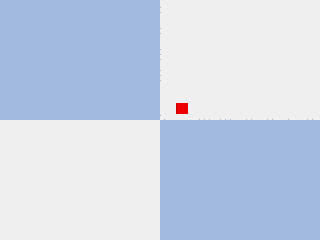
#> input picture outputs/rgb.png, 320 x 240 px
$ python inspect_rgb_mask.py
#> lines starting #> are read from the running program, lines starting #| are printed output that depends on the picture; after the words box and inside, x2 and y2 are one past the last pixel; in counts of white or black regions, pixels touching at a corner belong together
#> further down, image is the input picture: shape (240, 320, 4) float32; mean R, G, B, A 0.787, 0.832, 0.906, 1
### src/object_perception.py

import numpy as np


def detect_red_object(rgb):
    """Detect red pixels in an RGB image normalized to [0, 1]."""

    # 1. Convert to NumPy array
    rgb = np.asarray(rgb)

    # 2. Check RGB image shape
    if rgb.ndim != 3 or rgb.shape[2] != 3:
        raise ValueError("RGB image must have shape (H, W, 3)")

    # 3. Extract RGB channels
    r = rgb[:, :, 0]
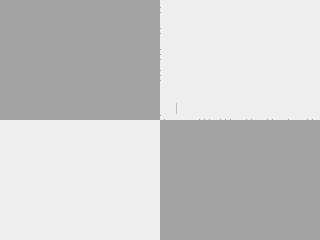
#> r: shape (240, 320) float32; min 0.635, max 0.937, mean 0.786
    g = rgb[:, :, 1]
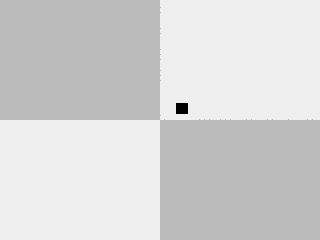
#> g: shape (240, 320) float32; min 0, max 0.937, mean 0.832
    b = rgb[:, :, 2]
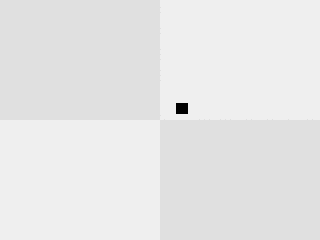
#> b: shape (240, 320) float32; min 0, max 0.937, mean 0.906

    # 4. Apply red color thresholds
    red_mask = (
        (r > 0.6)
        & (r > 1.5 * g)
        & (r > 1.5 * b)
    )
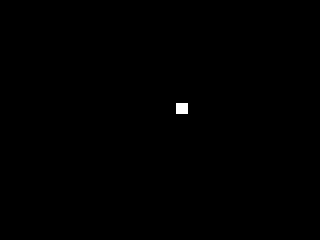
#> red_mask: shape (240, 320) bool; 0.17% white; 1 white region, box (x1, y1, x2, y2) and area: (176, 103, 188, 114) 132

    # 5. Return binary mask
    return red_mask


def select_mask_center_pixel(mask):
    """Select a detected pixel closest to the mask centroid."""

    mask = np.asarray(mask)

    if mask.ndim != 2:
        raise ValueError("Mask must be a 2D array")

    # 1. Get coordinates of detected pixels
    rows, cols = np.where(mask)
#> rows = 132 values from 103 to 113; cols = 132 values, max 187 at index 11, min 176 at index 0, mean 181.5

    # 2. Check detection failure
    if len(rows) == 0:
        raise ValueError("No object pixels detected")

    # 3. Compute mask centroid
    center_u = cols.mean()
#> center_u = 181.5
    center_v = rows.mean()
#> center_v = 108

    # 4. Find the detected pixel nearest to centroid
    distances_sq = (
        (cols - center_u) ** 2
        + (rows - center_v) ** 2
    )
#> distances_sq = 132 values, max 55.25 at index 0, min 0.25 at index 65, mean 21.92

    index = np.argmin(distances_sq)
#> index = 65

    # 5. Return actual pixel coordinates (u, v)
    u = int(cols[index])
#> u = 181
    v = int(rows[index])
#> v = 108

    return u, v

### src/inspect_rgb_mask.py

from pathlib import Path

import matplotlib
matplotlib.use("Agg")
import matplotlib.pyplot as plt
import numpy as np

from object_perception import (
    detect_red_object,
    select_mask_center_pixel,
)

# 1. Locate project outputs
ROOT_DIR = Path(__file__).resolve().parent.parent
OUTPUT_DIR = ROOT_DIR / "outputs"

# 2. Load RGB image
image = plt.imread(OUTPUT_DIR / "rgb.png")
rgb = image[:, :, :3]

# 3. Detect red pixels
mask = detect_red_object(rgb)
# Select a representative pixel automatically
u, v = select_mask_center_pixel(mask)
#> u = 181; v = 108

# 4. Save binary mask
plt.imsave(
    OUTPUT_DIR / "red_mask.png",
    mask.astype(float), # 기존 bool 값을 1과 0으로 변환
    cmap="gray",
    vmin=0,
    vmax=1,
)

# 5. Visualize RGB and mask side by side
fig, axes = plt.subplots(1, 2, figsize=(10, 4))

axes[0].imshow(rgb)
axes[0].scatter(
    u, v,
    color="yellow",
    marker="+",
    s=100,
    linewidths=2,
)
axes[0].set_title("Original RGB Image")
axes[0].axis("off")

axes[1].imshow(mask, cmap="gray", vmin=0, vmax=1)
axes[1].set_title("Detected Red Mask")
axes[1].axis("off")

plt.tight_layout()

fig.savefig(
    OUTPUT_DIR / "rgb_mask_comparison.png",
    dpi=150,
)
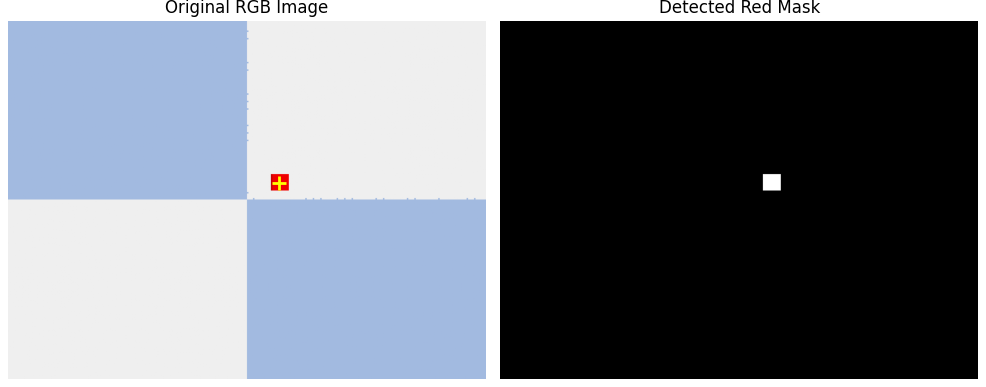
#> figure drawn by matplotlib, 2 panels

plt.close(fig)

# 6. Print results
print("RGB shape:", rgb.shape)
#| RGB shape: (240, 320, 3)
print("Mask shape:", mask.shape)
#| Mask shape: (240, 320)
print("Detected pixels:", np.count_nonzero(mask))
#| Detected pixels: 132
print("Saved: outputs/red_mask.png")
print("Saved: outputs/rgb_mask_comparison.png")
print(f"Selected pixel (u, v): ({u}, {v})")
#| Selected pixel (u, v): (181, 108)
print("Selected pixel is in mask:", mask[v, u])
#| Selected pixel is in mask: True

$ run again, with outputs/day6_paired_errors.png copied over outputs/rgb.png
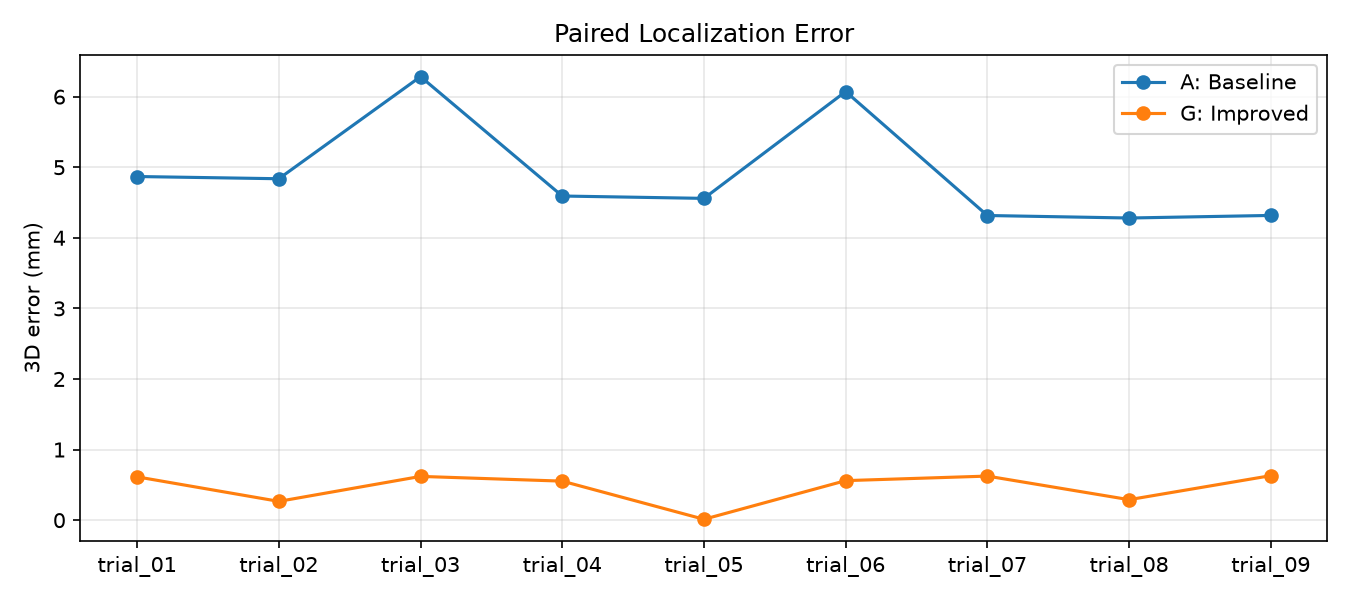
#> input picture outputs/day6_paired_errors.png, 1350 x 600 px
#> image is the input picture: shape (600, 1350, 4) float32; mean R, G, B, A 0.976, 0.975, 0.974, 1
#> in detect_red_object, `red_mask = ( (r > 0.6) & (r > 1.5 * g) & (r > 1.5 * b) )`:
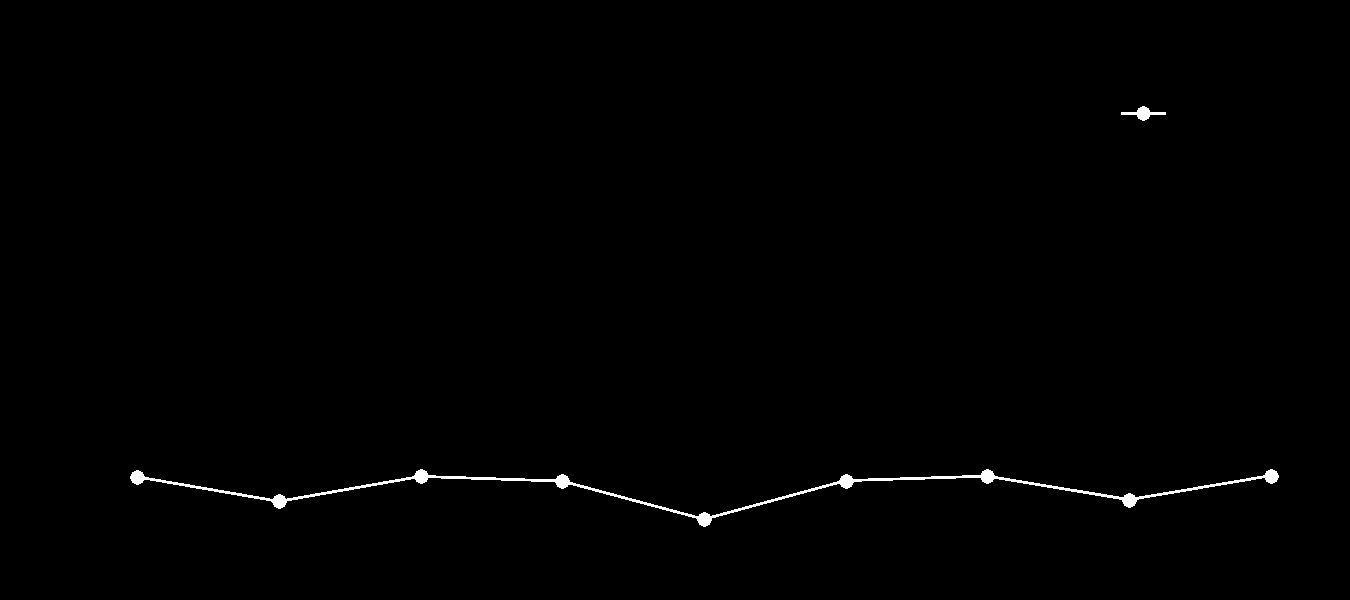
#> red_mask: shape (600, 1350) bool; 0.57% white; 2 white regions, box (x1, y1, x2, y2) and area: (130, 469, 1279, 527) 4372, (1121, 106, 1166, 121) 251
#> rows = 4623 values from 106 to 526; cols = 4623 values, max 1278 at index 573, min 130 at index 574, mean 728.1
#> center_u = 728.1
#> center_v = 467.8
#> distances_sq = 4623 values, max 357846.3 at index 1017, min 1716.1 at index 4271, mean 126564.4
#> index = 4271
#> in select_mask_center_pixel, `u = int(cols[index])`: u = 738
#> in select_mask_center_pixel, `v = int(rows[index])`: v = 508
#> `u, v = select_mask_center_pixel(mask)`: u = 738; v = 508
#> `fig.savefig( OUTPUT_DIR / "rgb_mask_comparison.png", dpi=150, )`:
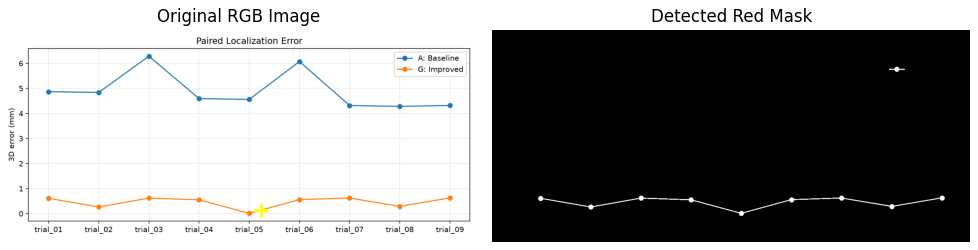
#> figure drawn by matplotlib, 2 panels
#| RGB shape: (600, 1350, 3)
#| Mask shape: (600, 1350)
#| Detected pixels: 4623
#| Selected pixel (u, v): (738, 508)
#| Selected pixel is in mask: True

$ run again, with outputs/day6_xyz_bias.png copied over outputs/rgb.png
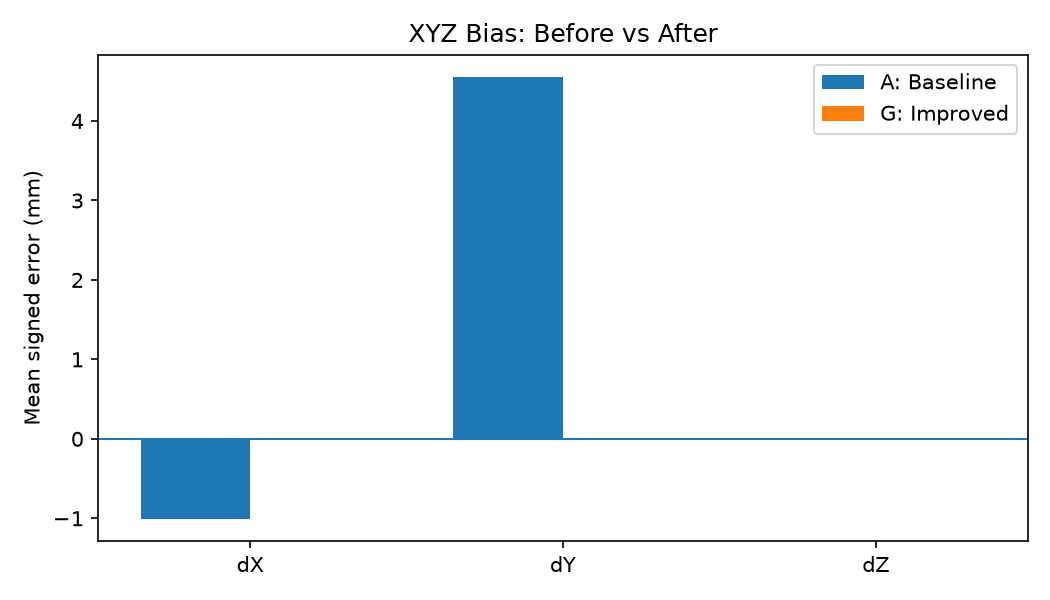
#> input picture outputs/day6_xyz_bias.png, 1050 x 600 px
#> image is the input picture: shape (600, 1050, 4) float32; mean R, G, B, A 0.914, 0.942, 0.961, 1
#> in detect_red_object, `b = rgb[:, :, 2]`:
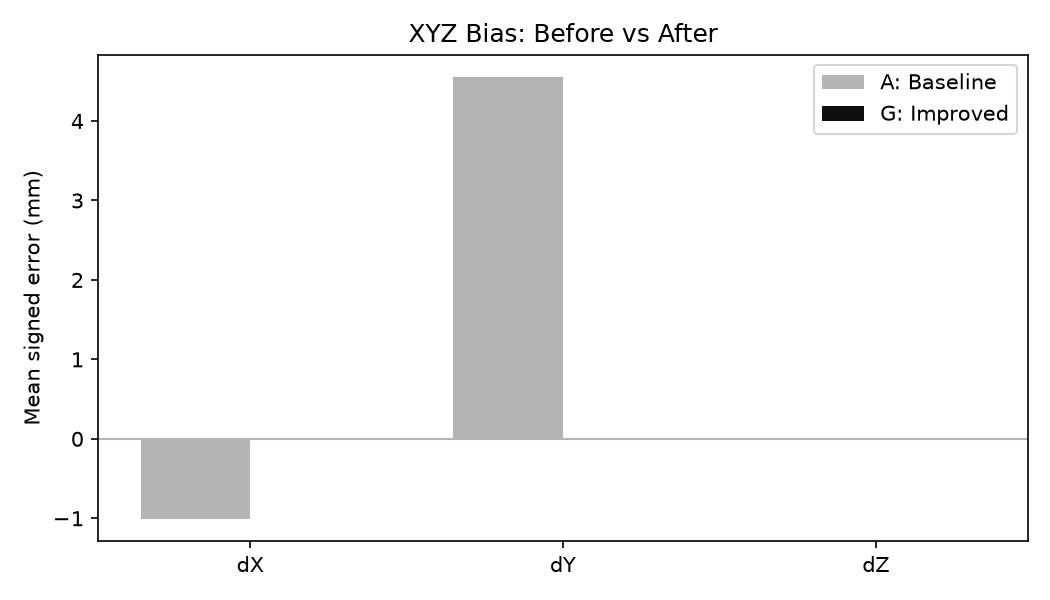
#> b: shape (600, 1050) float32; min 0, max 1, mean 0.96
#> red_mask: shape (600, 1050) bool; 0.1% white; 1 white region, box (x1, y1, x2, y2) and area: (822, 106, 864, 121) 630
#> rows = 630 values from 106 to 120; cols = 630 values, max 863 at index 41, min 822 at index 0, mean 842.5
#> center_u = 842.5
#> center_v = 113
#> distances_sq = 630 values, max 469.2 at index 0, min 0.25 at index 314, mean 165.6
#> index = 314
#> in select_mask_center_pixel, `u = int(cols[index])`: u = 842
#> in select_mask_center_pixel, `v = int(rows[index])`: v = 113
#> `u, v = select_mask_center_pixel(mask)`: u = 842; v = 113
#> `fig.savefig( OUTPUT_DIR / "rgb_mask_comparison.png", dpi=150, )`:
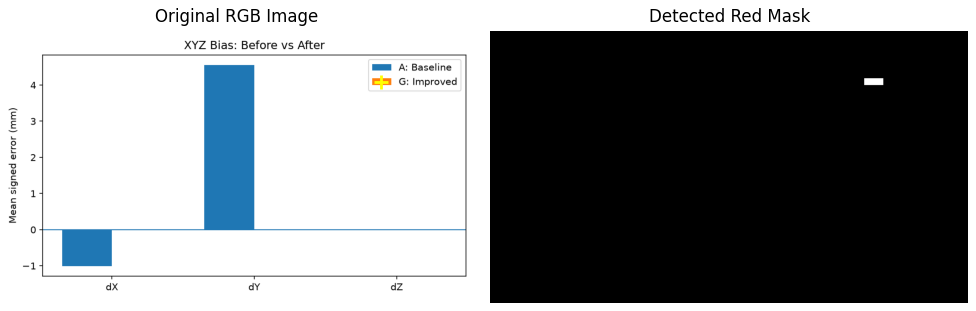
#> figure drawn by matplotlib, 2 panels
#| RGB shape: (600, 1050, 3)
#| Mask shape: (600, 1050)
#| Detected pixels: 630
#| Selected pixel (u, v): (842, 113)
#| Selected pixel is in mask: True
